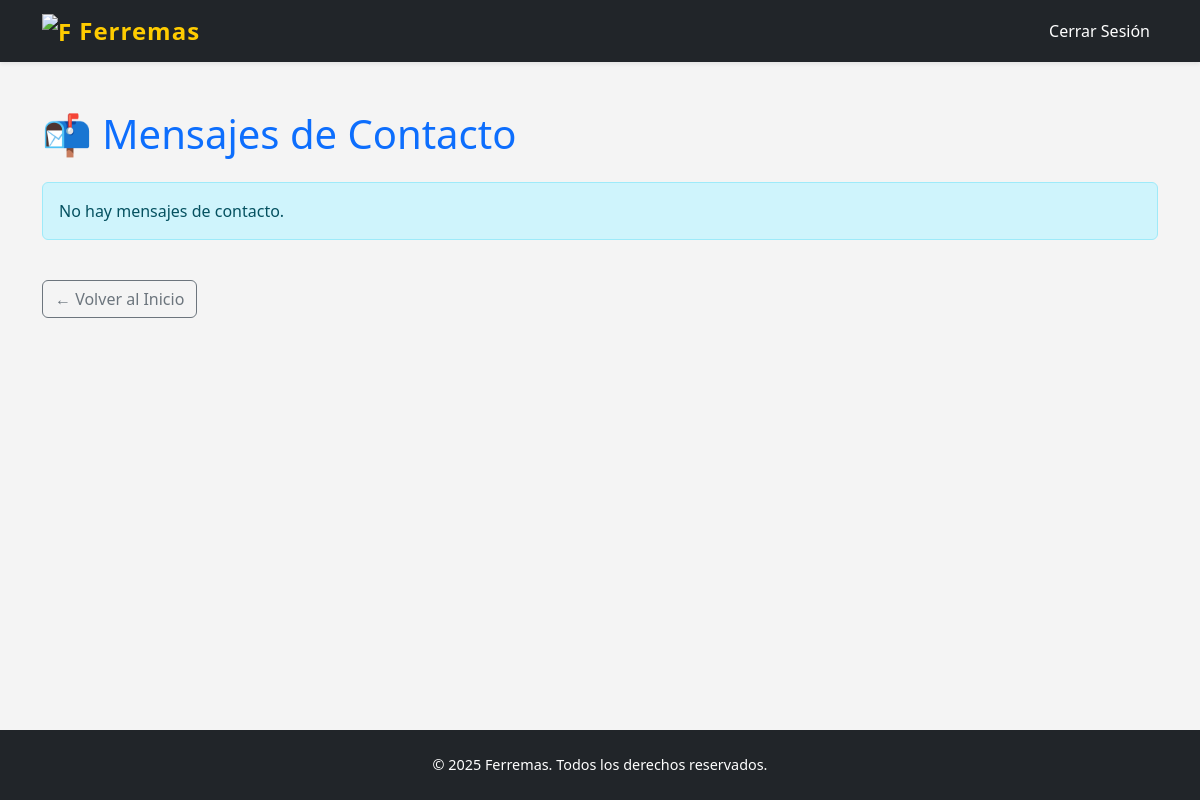
/api/ver-mensajes/ (signed in), run on an earlier commit of the app's database.
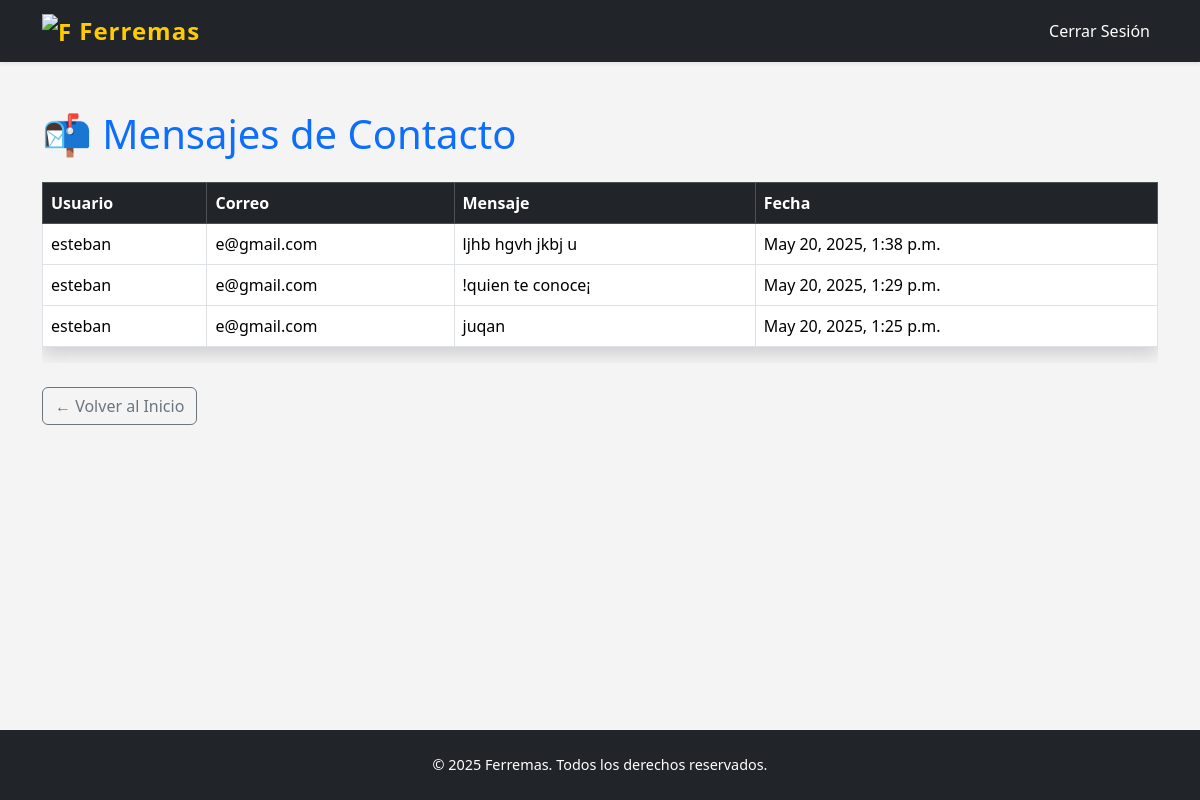
And on a later commit of the database.
### ferremas/models.py (models this page shows, shortened)
class MensajeContacto(models.Model):
    usuario = models.ForeignKey(User, on_delete=models.CASCADE)
    mensaje = models.TextField()
    fecha_envio = models.DateTimeField(auto_now_add=True)

### ferremas/views.py (the view)
# urls.py: path('ver-mensajes/', views.ver_mensajes, name='ver_mensajes'),
@login_required
def ver_mensajes(request):
    mensajes = MensajeContacto.objects.all().order_by('-fecha_envio')
    return render(request, 'ferremas/ver_mensajes.html', {'mensajes': mensajes})

### ferremas/templates/ferremas/ver_mensajes.html (shortened to what this page needs)
{% load static %}
<!DOCTYPE html>
<html lang="es">
<head>
    <link href="https://cdn.jsdelivr.net/npm/bootstrap@5.3.3/dist/css/bootstrap.min.css" rel="stylesheet">
    <link href="{% static 'css/inicio.css' %}" rel="stylesheet">
</head>
<body class="d-flex flex-column min-vh-100">
<nav class="navbar navbar-expand-lg navbar-dark bg-dark shadow-sm">
    <div class="container">
        <a class="navbar-brand fw-bold text-warning" href="{% url 'inicio' %}">
            <img src="{% static 'ferremas/logo.png' %}" alt="Ferremas" width="30" height="30" class="d-inline-block align-text-top">
            Ferremas
        </a>
        <div class="collapse navbar-collapse" id="navbarNav">
            <ul class="navbar-nav">
                <li class="nav-item">
                    <a class="nav-link" href="{% url 'logout' %}">Cerrar Sesión</a>
                </li>
            </ul>
        </div>
    </div>
</nav>
<main class="flex-grow-1">
    <div class="container py-5">
        <h1 class="mb-4 text-primary">📬 Mensajes de Contacto</h1>
        {% if mensajes %}
        <div class="table-responsive">
            <table class="table table-bordered table-hover bg-white shadow">
                <thead class="table-dark">
                    <tr>
                        <th>Usuario</th>
                        <th>Correo</th>
                        <th>Mensaje</th>
                        <th>Fecha</th>
                    </tr>
                </thead>
                <tbody>
                    {% for mensaje in mensajes %}
                    <tr>
                        <td>{{ mensaje.usuario.username }}</td>
                        <td>{{ mensaje.usuario.email }}</td>
                        <td>{{ mensaje.mensaje }}</td>
                        <td>{{ mensaje.fecha_envio }}</td>
                    </tr>
                    {% endfor %}
                </tbody>
            </table>
        </div>
        {% else %}
        <div class="alert alert-info">No hay mensajes de contacto.</div>
        {% endif %}
        <a href="{% url 'inicio' %}" class="btn btn-outline-secondary mt-4">← Volver al Inicio</a>
    </div>
</main>
<footer class="bg-dark text-white text-center py-4 mt-auto">
    <div class="container">
        <p class="mb-0">&copy; 2025 Ferremas. Todos los derechos reservados.</p>
    </div>
</footer>
</body>
</html>

### ferremas/static/css/inicio.css (style rules this page uses)
body { background-color: #f4f4f4; font-family: 'Segoe UI', sans-serif; }
.navbar { box-shadow: 0 4px 6px rgba(0, 0, 0, 0.3); background-color: #343a40; }
.navbar-brand { font-weight: bold; font-size: 1.5rem; letter-spacing: 1px; color: #ffcc00 !important; }
.navbar-nav .nav-link { color: #ffffff !important; margin-left: 10px; }
footer { background-color: #212529; color: #adb5bd; font-size: 0.9rem; }

What changed in the data, as far as the page shows it:
added MensajeContacto: usuario.username "esteban", usuario.email "e@gmail.com", mensaje "ljhb hgvh jkbj u", fecha_envio "May 20, 2025, 1:38 p.m."
added MensajeContacto: usuario.username "esteban", usuario.email "e@gmail.com", mensaje "!quien te conoce¡", fecha_envio "May 20, 2025, 1:29 p.m."
added MensajeContacto: usuario.username "esteban", usuario.email "e@gmail.com", mensaje "juqan", fecha_envio "May 20, 2025, 1:25 p.m."
Also different on the page:
text no longer shown: "No hay mensajes de contacto."
text now shown: "Usuario Correo Mensaje Fecha"
